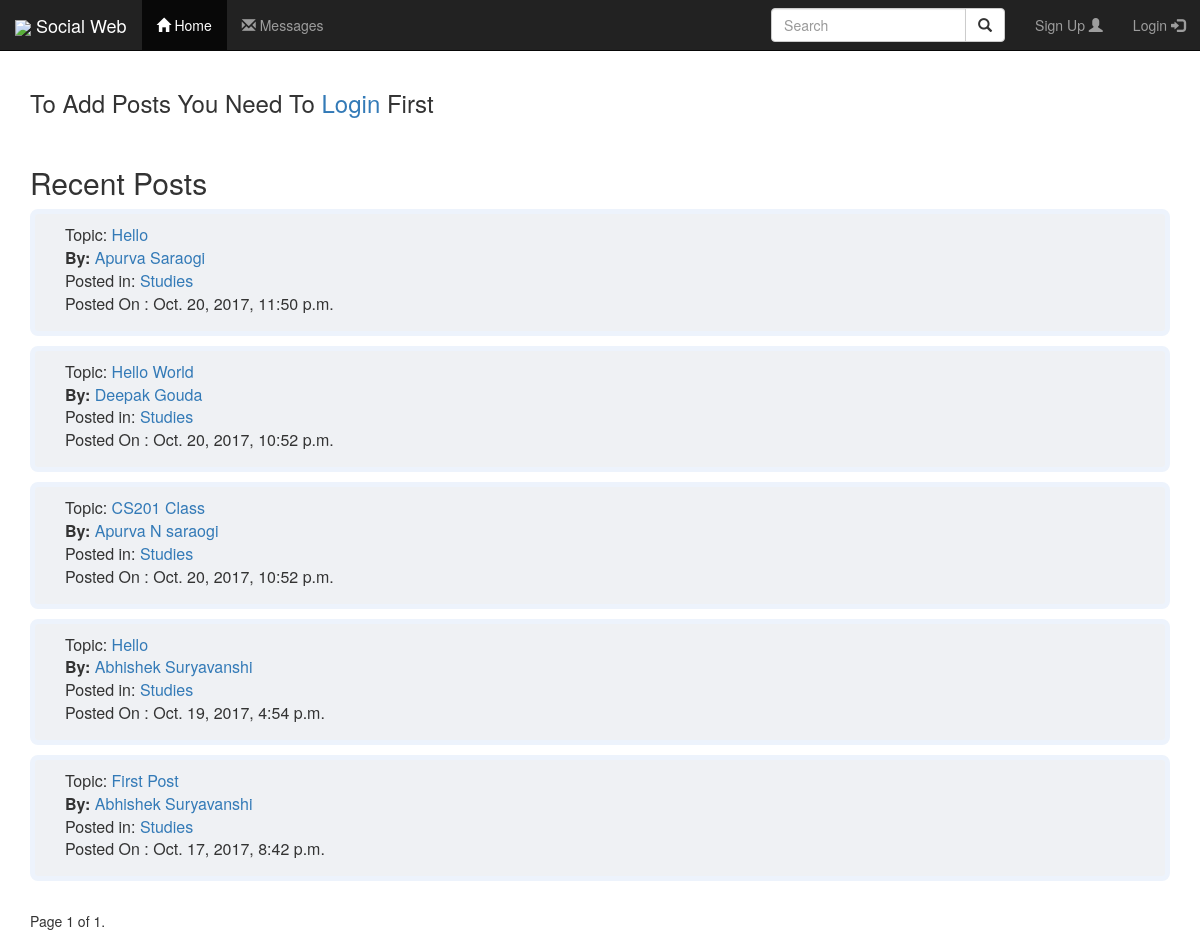
The page / on the database its author committed.
### forum/models.py (models this page shows, shortened)
class ForumPost(models.Model):
    author = models.ForeignKey(User, on_delete = models.CASCADE)
    topic = models.CharField(max_length=255)
    text = HTMLField()
    date = models.DateTimeField('date')
    category = models.ForeignKey( PostCategory, on_delete = models.CASCADE )

class PostCategory(models.Model):
    name = models.CharField(max_length=255)
    url = models.SlugField()
    def __str__(self):
        return self.url
    class Meta:
        verbose_name_plural = 'post categories'

### forum/views.py (the view)
# urls.py: url(r'^$', views.Index , name='index'),
def Index(request):
	latest_posts=ForumPost.objects.order_by('-date')
	paginator = Paginator(latest_posts, 5) # Show 25 contacts per page
	page = request.GET.get('page')
	try:
		latest_posts = paginator.page(page)
	except PageNotAnInteger:
		latest_posts = paginator.page(1)
	except EmptyPage:
		latest_posts = paginator.page(paginator.num_pages)
	if request.user.is_authenticated:
		if request.method=='POST':
			form = PostForm(request.POST)
			if form.is_valid():
				post = form.save(commit=False)
				post.date = timezone.now()
				post.author = request.user
				post.save()
				return redirect('/posts/'+str(post.id))
		else:
			form = PostForm()
		return render(request, 'forum/index.html', {'latest_posts':latest_posts, 'form':form})
	else:
		return render(request, 'forum/index.html', {'latest_posts':latest_posts})

### forum/templates/forum/index.html (shortened to what this page needs)
{% extends 'forum/base.html' %}
{% block nav-home%}class="active"{%endblock%}
{% block content %}
{%if user.is_authenticated%}
<button type="button" class="btn btn-info btn-lg" data-toggle="modal" data-target="#myModal">New Post</button>
<div id="myModal" class="modal fade" role="dialog">
  <div class="modal-dialog">
    <div class="modal-content">
      <div class="modal-header">
        <button type="button" class="close" data-dismiss="modal">&times;</button>
        <h4 class="modal-title">New Post</h4>
    </div>
    <div class="modal-body">
        <div class='input-group'>
            <form method="POST" class="post-form">{% csrf_token %}
                {%autoescape off%}{{ form.as_p }}{%endautoescape%}
                <button type="submit" class="save btn btn-default">Post</button>
            </form>
            <br>
        </div>
        <div class="modal-footer">
            <button type="button" class="btn btn-default" data-dismiss="modal">Close</button>
        </div>
    </div>
</div>
</div>
</div>
{%else%}
<h3>To Add Posts You Need To <a href='/login'>Login</a> First</h3>
{%endif%}
<br>
<h2> Recent Posts </h2>
{% for fp in latest_posts %}
<p class="posts">
Topic: <a href = '/posts/{{fp.id}}'> {{fp.topic}} </a>
<br>
<b> By: </b> <a href="/profile/{{fp.author}}">{{fp.author.first_name}} {{fp.author.last_name}}</a>
<br> Posted in: <a href = '/category/{{fp.category}}'> {{fp.category.name}}</a>
<br>Posted On : {{fp.date}}
</p>
{% endfor %}
<div class="pagination">
    <span class="step-links">
        <span class="current">
            Page {{ latest_posts.number }} of {{ latest_posts.paginator.num_pages }}.
        </span>
    </span>
</div>
{% endblock %}

### forum/templates/forum/base.html (shortened to what this page needs)
<!DOCTYPE html>
<html>
<head>
	<link rel="stylesheet" href="//code.jquery.com/ui/1.12.1/themes/base/jquery-ui.css">
	<link rel="stylesheet" href="//maxcdn.bootstrapcdn.com/bootstrap/3.3.7/css/bootstrap.min.css">
	<link rel="stylesheet" href="https://cdnjs.cloudflare.com/ajax/libs/font-awesome/4.7.0/css/font-awesome.min.css">
</head>
<body>
	<nav class='navbar navbar-inverse navbar-fixed-top'>
		<div class='container-fluid'>
			<div class='navbar-header'>
				<a class="navbar-brand" href="/"><img src="http://sk.uploads.im/t/8tlJv.png" border="0" style="width:20px; display:inline"/> Social Web</a>
			</div>
			<ul class="nav navbar-nav">
				<li {%block nav-home%}{%endblock%}><a href="/"><span class="glyphicon glyphicon-home"></span> Home</a></li>
				<li {%block nav-msg%}{%endblock%}><a href="/messages" id='Messages'><span class="glyphicon glyphicon-envelope"></span> Messages</a></li>
			</ul>
			<ul class="nav navbar-nav navbar-right">
				<form id="searchform" action="/search/"  method='get' accept-charset="utf-8" class="navbar-form navbar-left">
					<div class="input-group">
						<input type="text" name='q' class="form-control" placeholder="Search">
						<div class="input-group-btn">
							<button class="btn btn-default" type="submit">
								<i class="glyphicon glyphicon-search"></i>
							</button>
						</div>
					</div>
				</form>
				{%if user.is_authenticated%}
				<li {%block nav-profile%}{%endblock%}><a href="/profile/{{user}}">{{user.first_name}} {{user.last_name}} <span class="glyphicon glyphicon-user"></span> </a></li>
				<li ><a href="/logout">Logout <span class="glyphicon glyphicon-log-out"></span> </a></li>
				{%else%}
				<li {%block nav-signup%}{%endblock%}><a href="/signup">Sign Up <span class="glyphicon glyphicon-user"></span> </a></li>
				<li {%block nav-login%}{%endblock%}><a href="/login">Login <span class="glyphicon glyphicon-log-in"></span> </a></li>
				{%endif%}
			</ul>
		</div>
	</nav>
	<br>
	<div class="content container" style="margin-top:50px">
		{% block content %}
		{% endblock %}
	</div>
</body>
</html>

### rows shown on the page
ForumPost: topic "Hello", author.first_name "Apurva", author.last_name "Saraogi", category.name "Studies", date "Oct. 20, 2017, 11:50 p.m."
ForumPost: topic "Hello World", author.first_name "Deepak", author.last_name "Gouda", category.name "Studies", date "Oct. 20, 2017, 10:52 p.m."
ForumPost: topic "CS201 Class", author.first_name "Apurva", author.last_name "N saraogi", category.name "Studies", date "Oct. 20, 2017, 10:52 p.m."
ForumPost: topic "Hello", author.first_name "Abhishek", author.last_name "Suryavanshi", category.name "Studies", date "Oct. 19, 2017, 4:54 p.m."
ForumPost: topic "First Post", author.first_name "Abhishek", author.last_name "Suryavanshi", category.name "Studies", date "Oct. 17, 2017, 8:42 p.m."

### other values the page prints
{{ latest_posts.number }} "1"
{{ latest_posts.paginator.num_pages }} "1"
